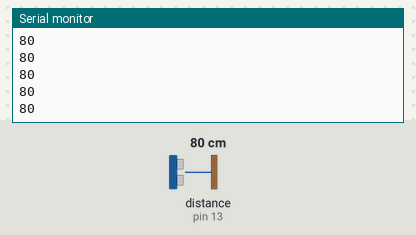
A sketch run on a simulated Arduino Uno, built with avr-gcc and run on an emulated ATmega328P. Parts: the last lines printed to the serial monitor. The test bench sets the inputs (shaded band); at power-on: distance to the obstacle (sensor on pin 13) 80 cm. The echo pulse lasts 58.3 µs per cm.

Above: at 1.2 s.
1.3 s: distance to the obstacle (sensor on pin 13) set to 2 cm
At 1.71 s:
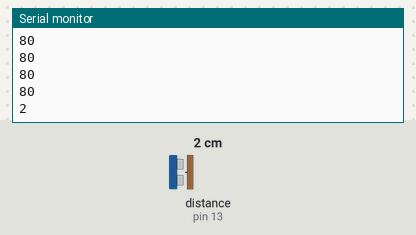
2.8 s: distance to the obstacle (sensor on pin 13) set to 4 cm
At 2.97 s:
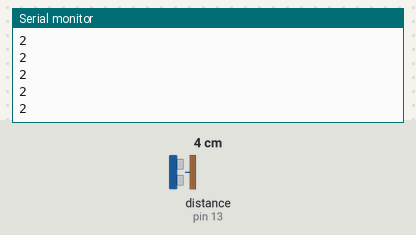
Timing chart, 0 to 5.8 s (numbered marks = the images above; inputs shaded):
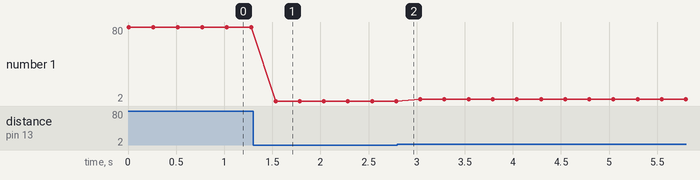

The sketch:

Projeto_ultrassom.ino
```cpp
#include <Ultrasonic.h>
int Trigger = 12;
int Echo = 13;
Ultrasonic ultrassom(Trigger, Echo);

long distancia;
void setup() {
  Serial.begin(9600);
}

void loop() {
   distancia = ultrassom.Ranging(CM);
   Serial.println(distancia);
   delay(250);

}
```

Measured:
- after the input at 1.3 s, the serial monitor: prints a new line after 0.23 s (image 1)
- plotted number 1: 80 → 2 after the input at 1.3 s, 2 → 4 after the input at 2.8 s
